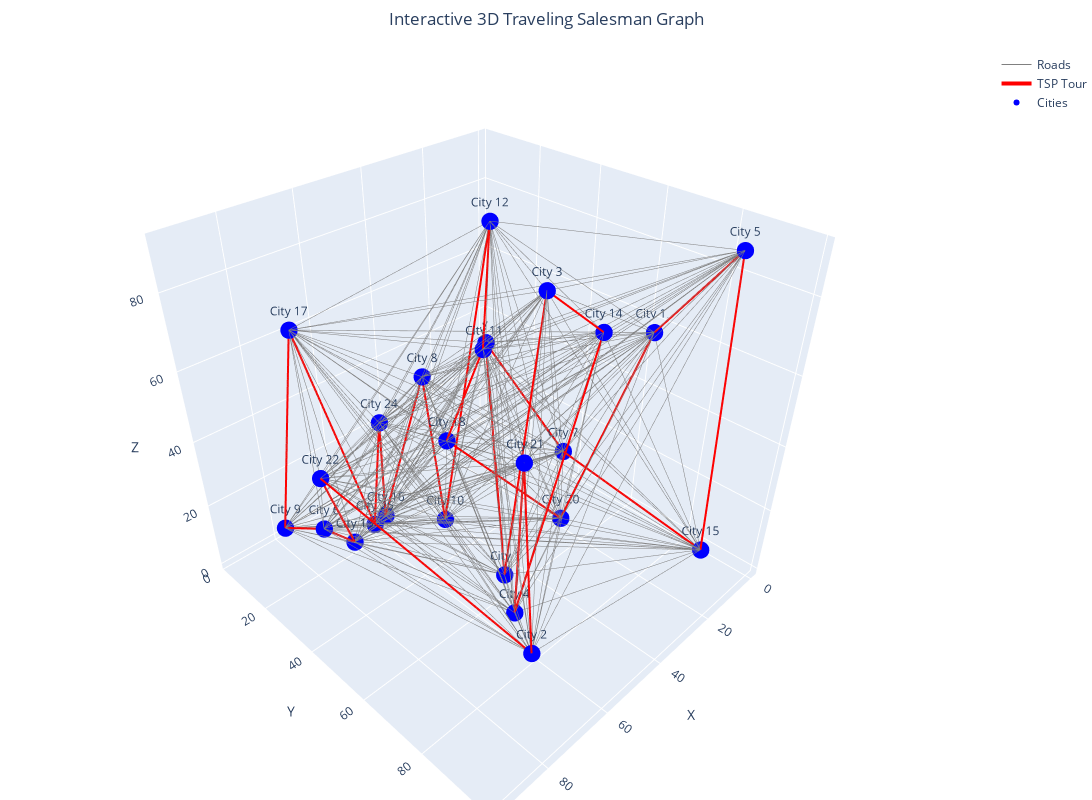

The notebook cell saved with this chart:
### Code cell
import random
import math
from neo4j import GraphDatabase
import networkx as nx
import plotly.graph_objects as go  # For interactive 3D visualization

# --- Helper Functions ---

def compute_distance(coord1, coord2):
    return math.sqrt((coord1[0] - coord2[0]) ** 2 + (coord1[1] - coord2[1]) ** 2)

def tsp_nearest_neighbor(cities, start):
    unvisited = set(cities.keys())
    unvisited.remove(start)
    tour = [start]
    current = start
    while unvisited:
        next_city = min(unvisited, key=lambda city: compute_distance(cities[current], cities[city]))
        tour.append(next_city)
        unvisited.remove(next_city)
        current = next_city
    return tour

def compute_tour_distance(tour, cities):
    total_distance = 0
    for i in range(len(tour)-1):
        total_distance += compute_distance(cities[tour[i]], cities[tour[i+1]])
    total_distance += compute_distance(cities[tour[-1]], cities[tour[0]])
    return total_distance

# --- Neo4j Helper Functions ---

def get_all_cities(tx):
    # This query retrieves x and y values from Neo4j.
    result = tx.run("MATCH (c:City) RETURN c.name AS name, c.x AS x, c.y AS y")
    cities = {}
    for record in result:
        name = record["name"]
        x = record["x"]
        y = record["y"]
        # For interactive 3D, assign a random z value for demonstration (or set z=0 for a flat graph)
        z = random.uniform(0, 100)
        cities[name] = (x, y, z)
    return cities

def get_all_roads(tx):
    """
    Retrieves roads as a list of tuples: (source_name, target_name, distance)
    """
    query = "MATCH (a:City)-[r:ROAD]->(b:City) RETURN a.name AS aName, b.name AS bName, r.distance AS distance"
    result = tx.run(query)
    return [(record["aName"], record["bName"], record["distance"]) for record in result]

# --- Main Code ---

if __name__ == "__main__":
    # Connect to Neo4j
    uri = "bolt://localhost:7476"
    user = "neo4j"
    password = "xxx"  # Update as needed
    driver = GraphDatabase.driver(uri, auth=(user, password))
    
    try:
        with driver.session() as session:
            # Retrieve city positions and roads from Neo4j
            cities = session.read_transaction(get_all_cities)
            roads = session.read_transaction(get_all_roads)
            print(f"Retrieved {len(cities)} cities and {len(roads)} roads from Neo4j.")
            
            # Compute the TSP tour using a nearest-neighbor heuristic
            # Use only (x,y) for TSP distance computation:
            cities_2d = {name: (coords[0], coords[1]) for name, coords in cities.items()}
            starting_city = list(cities_2d.keys())[0]
            tour = tsp_nearest_neighbor(cities_2d, starting_city)
            total_distance = compute_tour_distance(tour, cities_2d)
            print("TSP Tour:", tour)
            print(f"Total TSP Distance: {total_distance:.2f}")
            
            # Build graph with all roads using NetworkX
            G = nx.Graph()
            for city, (x, y, z) in cities.items():
                G.add_node(city, pos=(x, y, z))
            for a, b, d in roads:
                # Use one direction since our graph is undirected
                if not G.has_edge(a, b):
                    G.add_edge(a, b, distance=d)
            
            pos = nx.get_node_attributes(G, 'pos')
            
            # Prepare lists for interactive Plotly visualization

            # --- Full edges (gray) ---
            edge_x = []
            edge_y = []
            edge_z = []
            for edge in G.edges():
                x0, y0, z0 = pos[edge[0]]
                x1, y1, z1 = pos[edge[1]]
                edge_x += [x0, x1, None]
                edge_y += [y0, y1, None]
                edge_z += [z0, z1, None]
            
            # --- TSP tour edges (red) ---
            tour_edges = []
            for i in range(len(tour)-1):
                tour_edges.append((tour[i], tour[i+1]))
            tour_edges.append((tour[-1], tour[0]))  # to complete the cycle
            tour_edge_x = []
            tour_edge_y = []
            tour_edge_z = []
            for edge in tour_edges:
                if edge[0] in pos and edge[1] in pos:
                    x0, y0, z0 = pos[edge[0]]
                    x1, y1, z1 = pos[edge[1]]
                    tour_edge_x += [x0, x1, None]
                    tour_edge_y += [y0, y1, None]
                    tour_edge_z += [z0, z1, None]
            
            # --- Node positions and labels ---
            node_x = []
            node_y = []
            node_z = []
            labels = []
            for city, (x, y, z) in pos.items():
                node_x.append(x)
                node_y.append(y)
                node_z.append(z)
                labels.append(city)
            
            # --- Create the Plotly 3D figure ---
            fig = go.Figure()

            # Plot full graph edges in gray
            fig.add_trace(go.Scatter3d(
                x=edge_x,
                y=edge_y,
                z=edge_z,
                mode='lines',
                line=dict(color='gray', width=1),
                hoverinfo='none',
                name='Roads'
            ))

            # Plot TSP tour edges in red
            fig.add_trace(go.Scatter3d(
                x=tour_edge_x,
                y=tour_edge_y,
                z=tour_edge_z,
                mode='lines',
                line=dict(color='red', width=4),
                hoverinfo='none',
                name='TSP Tour'
            ))

            # Plot nodes with labels
            fig.add_trace(go.Scatter3d(
                x=node_x,
                y=node_y,
                z=node_z,
                mode='markers+text',
                marker=dict(symbol='circle', size=6, color='blue'),
                text=labels,
                textposition="top center",
                hoverinfo='text',
                name='Cities'
            ))

            # Update layout with a larger size and centered title
            fig.update_layout(
                title={
                    'text': "Interactive 3D Traveling Salesman Graph",
                    'x': 0.5,
                    'xanchor': 'center'
                },
                scene=dict(
                    xaxis=dict(title='X'),
                    yaxis=dict(title='Y'),
                    zaxis=dict(title='Z')
                ),
                margin=dict(l=0, r=0, b=0, t=50),
                width=1200,
                height=800,
                showlegend=True
            )

            fig.show()
    finally:
        driver.close()

### Figure 1 — Plotly figure (JSON) as saved in the notebook; plotly's stock layout.template omitted (floating-point values rounded to 4 significant figures; data arrays with more than 128 entries replaced by an {"elided": "..."} marker saying what was removed)
{"data": [{"hoverinfo": "none", "line": {"color": "gray", "width": 1}, "mode": "lines", "name": "Roads", "type": "scatter3d", "x": {"elided": "900 float values"}, "y": {"elided": "900 float values"}, "z": {"elided": "900 float values"}}, {"hoverinfo": "none", "line": {"color": "red", "width": 4}, "mode": "lines", "name": "TSP Tour", "type": "scatter3d", "x": [57.78, 52.8, null, 52.8, 41.13, null, 41.13, 64.86, null, 64.86, 84.95, null, 84.95, 83.42, null, 83.42, 93.72, null, 93.72, 74.55, null, 74.55, 79.77, null, 79.77, 86.27, null, 86.27, 69.68, null, 69.68, 63.05, null, 63.05, 58.55, null, 58.55, 55.73, null, 55.73, 40.21, null, 40.21, 43.1, null, 43.1, 34.86, null, 34.86, 47.48, null, 47.48, 58.92, null, 58.92, 19.89, null, 19.89, 1.317, null, 1.317, 5.414, null, 5.414, 4.399, null, 4.399, 3.074, null, 3.074, 0.3414, null, 0.3414, 57.78, null], "y": [66.88, 72.25, null, 72.25, 77.71, null, 77.71, 76.95, null, 76.95, 96.74, null, 96.74, 98.67, null, 98.67, 49.58, null, 49.58, 30.51, null, 30.51, 25.45, null, 25.45, 18.03, null, 18.03, 5.533, null, 5.533, 23.74, null, 23.74, 23.41, null, 23.41, 19.0, null, 19.0, 19.14, null, 19.14, 29.59, null, 29.59, 38.96, null, 38.96, 49.44, null, 49.44, 49.07, null, 49.07, 52.25, null, 52.25, 63.6, null, 63.6, 86.44, null, 86.44, 88.23, null, 88.23, 38.07, null, 38.07, 2.819, null, 2.819, 66.88, null], "z": [15.49, 90.79, null, 90.79, 79.25, null, 79.25, 15.5, null, 15.5, 80.3, null, 80.3, 34.97, null, 34.97, 55.41, null, 55.41, 13.29, null, 13.29, 17.81, null, 17.81, 17.51, null, 17.51, 62.46, null, 62.46, 7.79, null, 7.79, 38.62, null, 38.62, 3.458, null, 3.458, 42.16, null, 42.16, 0.835, null, 0.835, 89.69, null, 89.69, 66.14, null, 66.14, 46.52, null, 46.52, 0.9056, null, 0.9056, 57.69, null, 57.69, 88.39, null, 88.39, 2.366, null, 2.366, 7.94, null, 7.94, 29.52, null, 29.52, 15.49, null]}, {"hoverinfo": "text", "marker": {"color": "blue", "size": 6, "symbol": "circle"}, "mode": "markers+text", "name": "Cities", "text": ["City 1", "City 2", "City 3", "City 4", "City 5", "City 6", "City 7", "City 8", "City 9", "City 10", "City 11", "City 12", "City 13", "City 14", "City 15", "City 16", "City 17", "City 18", "City 19", "City 20", "City 21", "City 22", "City 23", "City 24", "City 25"], "textposition": "top center", "type": "scatter3d", "x": [57.78, 83.42, 52.8, 64.86, 5.414, 79.77, 3.074, 40.21, 86.27, 43.1, 47.48, 34.86, 74.55, 41.13, 4.399, 55.73, 69.68, 58.92, 1.317, 19.89, 84.95, 93.72, 0.3414, 58.55, 63.05], "y": [66.88, 98.67, 72.25, 76.95, 86.44, 25.45, 38.07, 19.14, 18.03, 29.59, 49.44, 38.96, 30.51, 77.71, 88.23, 19.0, 5.533, 49.07, 63.6, 52.25, 96.74, 49.58, 2.819, 23.41, 23.74], "z": [15.49, 34.97, 90.79, 15.5, 88.39, 17.81, 7.94, 42.16, 17.51, 0.835, 66.14, 89.69, 13.29, 79.25, 2.366, 3.458, 62.46, 46.52, 57.69, 0.9056, 80.3, 55.41, 29.52, 38.62, 7.79]}], "layout": {"height": 800, "margin": {"b": 0, "l": 0, "r": 0, "t": 50}, "scene": {"xaxis": {"title": {"text": "X"}}, "yaxis": {"title": {"text": "Y"}}, "zaxis": {"title": {"text": "Z"}}}, "showlegend": true, "title": {"text": "Interactive 3D Traveling Salesman Graph", "x": 0.5, "xanchor": "center"}, "width": 1200}}
